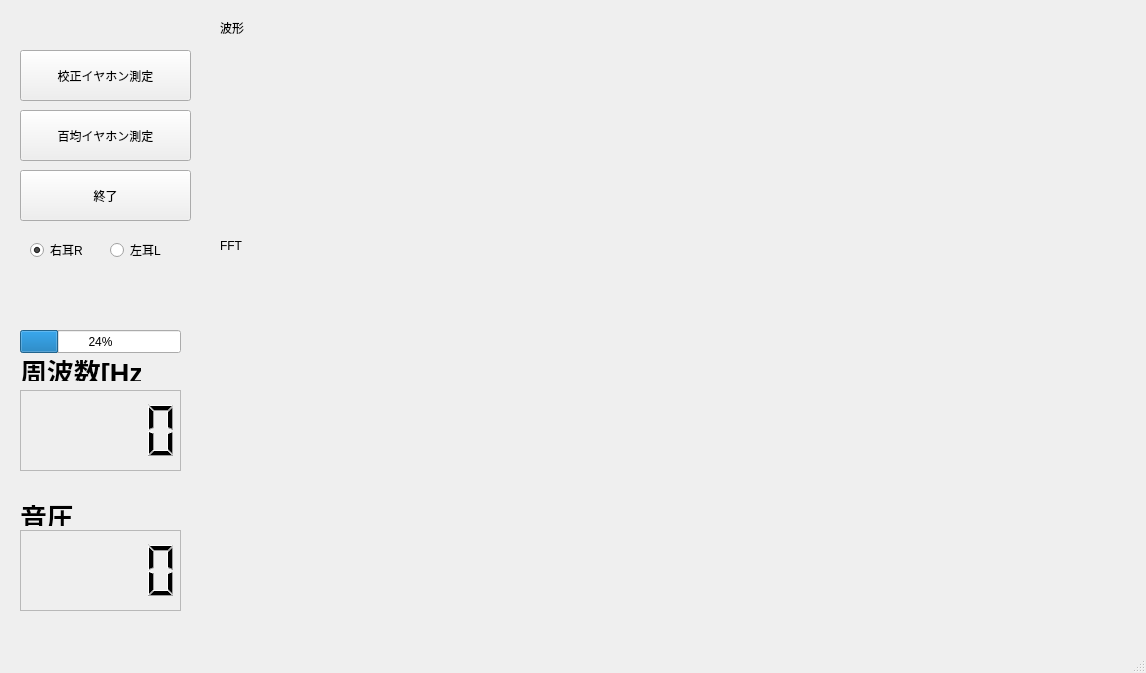
<?xml version="1.0" encoding="UTF-8"?>
<ui version="4.0">
 <class>MainWindow</class>
 <widget class="QMainWindow" name="MainWindow">
  <property name="geometry">
   <rect>
    <x>0</x>
    <y>0</y>
    <width>1146</width>
    <height>673</height>
   </rect>
  </property>
  <property name="windowTitle">
   <string>MainWindow</string>
  </property>
  <property name="autoFillBackground">
   <bool>false</bool>
  </property>
  <widget class="QWidget" name="centralwidget">
   <widget class="QPushButton" name="pushButton">
    <property name="geometry">
     <rect>
      <x>20</x>
      <y>50</y>
      <width>171</width>
      <height>51</height>
     </rect>
    </property>
    <property name="text">
     <string>校正イヤホン測定</string>
    </property>
   </widget>
   <widget class="QPushButton" name="pushButton_2">
    <property name="geometry">
     <rect>
      <x>20</x>
      <y>110</y>
      <width>171</width>
      <height>51</height>
     </rect>
    </property>
    <property name="text">
     <string>百均イヤホン測定</string>
    </property>
   </widget>
   <widget class="QPushButton" name="pushButton_3">
    <property name="geometry">
     <rect>
      <x>20</x>
      <y>170</y>
      <width>171</width>
      <height>51</height>
     </rect>
    </property>
    <property name="text">
     <string>終了</string>
    </property>
   </widget>
   <widget class="QLCDNumber" name="lcdNumber">
    <property name="geometry">
     <rect>
      <x>20</x>
      <y>390</y>
      <width>161</width>
      <height>81</height>
     </rect>
    </property>
    <property name="frameShape">
     <enum>QFrame::StyledPanel</enum>
    </property>
    <property name="frameShadow">
     <enum>QFrame::Raised</enum>
    </property>
    <property name="lineWidth">
     <number>4</number>
    </property>
    <property name="smallDecimalPoint">
     <bool>false</bool>
    </property>
   </widget>
   <widget class="QLCDNumber" name="lcdNumber_2">
    <property name="geometry">
     <rect>
      <x>20</x>
      <y>530</y>
      <width>161</width>
      <height>81</height>
     </rect>
    </property>
    <property name="frameShape">
     <enum>QFrame::StyledPanel</enum>
    </property>
    <property name="frameShadow">
     <enum>QFrame::Raised</enum>
    </property>
    <property name="lineWidth">
     <number>4</number>
    </property>
    <property name="smallDecimalPoint">
     <bool>false</bool>
    </property>
   </widget>
   <widget class="QLabel" name="label">
    <property name="geometry">
     <rect>
      <x>20</x>
      <y>505</y>
      <width>91</width>
      <height>21</height>
     </rect>
    </property>
    <property name="font">
     <font>
      <pointsize>20</pointsize>
      <weight>75</weight>
      <italic>false</italic>
      <bold>true</bold>
     </font>
    </property>
    <property name="text">
     <string>音圧</string>
    </property>
   </widget>
   <widget class="QLabel" name="label_2">
    <property name="geometry">
     <rect>
      <x>20</x>
      <y>360</y>
      <width>121</width>
      <height>21</height>
     </rect>
    </property>
    <property name="font">
     <font>
      <pointsize>20</pointsize>
      <weight>75</weight>
      <italic>false</italic>
      <bold>true</bold>
     </font>
    </property>
    <property name="text">
     <string>周波数[Hz]</string>
    </property>
   </widget>
   <widget class="QLabel" name="label_3">
    <property name="geometry">
     <rect>
      <x>220</x>
      <y>230</y>
      <width>71</width>
      <height>31</height>
     </rect>
    </property>
    <property name="text">
     <string>FFT</string>
    </property>
   </widget>
   <widget class="QLabel" name="label_4">
    <property name="geometry">
     <rect>
      <x>220</x>
      <y>20</y>
      <width>60</width>
      <height>16</height>
     </rect>
    </property>
    <property name="text">
     <string>波形</string>
    </property>
   </widget>
   <widget class="PlotWidget" name="wave" native="true">
    <property name="geometry">
     <rect>
      <x>220</x>
      <y>40</y>
      <width>901</width>
      <height>191</height>
     </rect>
    </property>
   </widget>
   <widget class="PlotWidget" name="spectrum" native="true">
    <property name="geometry">
     <rect>
      <x>220</x>
      <y>260</y>
      <width>901</width>
      <height>351</height>
     </rect>
    </property>
   </widget>
   <widget class="QProgressBar" name="progressBar">
    <property name="geometry">
     <rect>
      <x>20</x>
      <y>330</y>
      <width>161</width>
      <height>23</height>
     </rect>
    </property>
    <property name="value">
     <number>24</number>
    </property>
   </widget>
   <widget class="QLabel" name="label_5">
    <property name="geometry">
     <rect>
      <x>20</x>
      <y>305</y>
      <width>161</width>
      <height>21</height>
     </rect>
    </property>
    <property name="font">
     <font>
      <pointsize>20</pointsize>
     </font>
    </property>
    <property name="text">
     <string/>
    </property>
   </widget>
   <widget class="QRadioButton" name="radioButton">
    <property name="geometry">
     <rect>
      <x>30</x>
      <y>240</y>
      <width>100</width>
      <height>20</height>
     </rect>
    </property>
    <property name="text">
     <string>右耳R</string>
    </property>
    <property name="checked">
     <bool>true</bool>
    </property>
   </widget>
   <widget class="QRadioButton" name="radioButton_2">
    <property name="geometry">
     <rect>
      <x>110</x>
      <y>240</y>
      <width>100</width>
      <height>20</height>
     </rect>
    </property>
    <property name="text">
     <string>左耳L</string>
    </property>
   </widget>
  </widget>
  <widget class="QMenuBar" name="menubar">
   <property name="geometry">
    <rect>
     <x>0</x>
     <y>0</y>
     <width>1146</width>
     <height>22</height>
    </rect>
   </property>
  </widget>
  <widget class="QStatusBar" name="statusbar"/>
 </widget>
 <customwidgets>
  <customwidget>
   <class>PlotWidget</class>
   <extends>QWidget</extends>
   <header location="global">pyqtgraph</header>
   <container>1</container>
  </customwidget>
 </customwidgets>
 <resources/>
 <connections>
  <connection>
   <sender>pushButton</sender>
   <signal>clicked()</signal>
   <receiver>MainWindow</receiver>
   <slot>slot1()</slot>
   <hints>
    <hint type="sourcelabel">
     <x>135</x>
     <y>93</y>
    </hint>
    <hint type="destinationlabel">
     <x>205</x>
     <y>99</y>
    </hint>
   </hints>
  </connection>
  <connection>
   <sender>pushButton_2</sender>
   <signal>clicked()</signal>
   <receiver>MainWindow</receiver>
   <slot>slot2()</slot>
   <hints>
    <hint type="sourcelabel">
     <x>169</x>
     <y>146</y>
    </hint>
    <hint type="destinationlabel">
     <x>202</x>
     <y>158</y>
    </hint>
   </hints>
  </connection>
  <connection>
   <sender>pushButton_3</sender>
   <signal>clicked()</signal>
   <receiver>MainWindow</receiver>
   <slot>slot3()</slot>
   <hints>
    <hint type="sourcelabel">
     <x>81</x>
     <y>242</y>
    </hint>
    <hint type="destinationlabel">
     <x>79</x>
     <y>328</y>
    </hint>
   </hints>
  </connection>
  <connection>
   <sender>radioButton</sender>
   <signal>toggled(bool)</signal>
   <receiver>MainWindow</receiver>
   <slot>slot4()</slot>
   <hints>
    <hint type="sourcelabel">
     <x>44</x>
     <y>272</y>
    </hint>
    <hint type="destinationlabel">
     <x>43</x>
     <y>292</y>
    </hint>
   </hints>
  </connection>
  <connection>
   <sender>radioButton_2</sender>
   <signal>toggled(bool)</signal>
   <receiver>MainWindow</receiver>
   <slot>slot5()</slot>
   <hints>
    <hint type="sourcelabel">
     <x>162</x>
     <y>269</y>
    </hint>
    <hint type="destinationlabel">
     <x>162</x>
     <y>310</y>
    </hint>
   </hints>
  </connection>
 </connections>
 <slots>
  <slot>slot1()</slot>
  <slot>slot2()</slot>
  <slot>slot3()</slot>
  <slot>slot4()</slot>
  <slot>slot5()</slot>
 </slots>
</ui>
